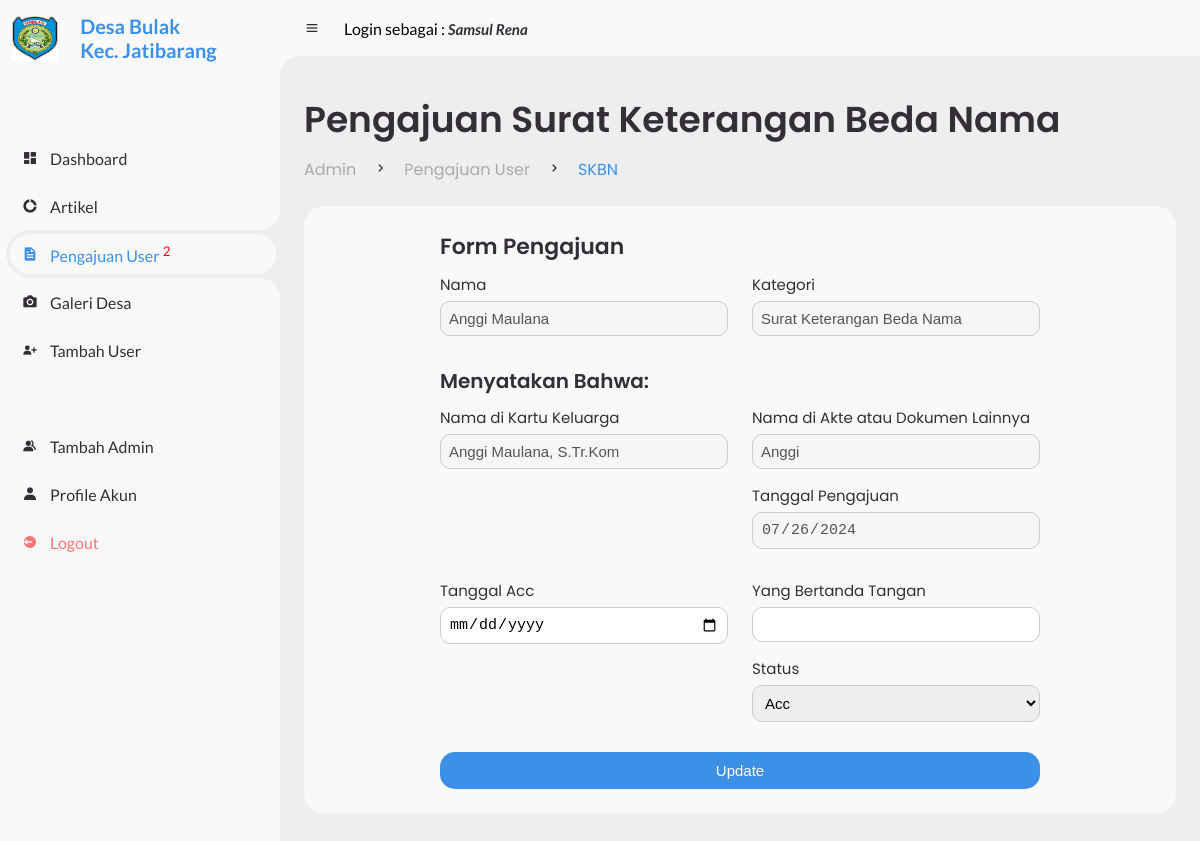
Page /admin/pengajuan/skbn.php?id=49 (signed in) on the committed database.
### tables this page shows
CREATE TABLE `pengajuan` (
  `id_pengajuan` int(11) NOT NULL,
  `nik` varchar(20) NOT NULL,
  `id_kategori` int(20) NOT NULL,
  `nama_usaha` varchar(255) DEFAULT NULL,
  `nama_kk` varchar(255) DEFAULT NULL,
  `nama_akte_dokumen` varchar(255) DEFAULT NULL,
  `keterangan_tidak_mampu` varchar(500) DEFAULT NULL,
  `masa_ktp_sementara` date DEFAULT NULL,
  `keterangan_menikah` varchar(255) DEFAULT NULL,
  `tanggal_pengajuan` date NOT NULL,
  `tanggal_acc` date DEFAULT NULL,
  `status` varchar(20) NOT NULL,
  `nama_kuwu` varchar(255) DEFAULT NULL,
  `id_admin` int(20) DEFAULT NULL
);

CREATE TABLE `user` (
  `user_id` int(11) NOT NULL,
  `nama` varchar(255) NOT NULL,
  `nik` varchar(20) NOT NULL,
  `tempat_lahir` varchar(255) NOT NULL,
  `tanggal_lahir` date NOT NULL,
  `jenis_kelamin` varchar(255) NOT NULL,
  `agama` varchar(255) NOT NULL,
  `alamat` varchar(255) NOT NULL,
  `pekerjaan` varchar(255) NOT NULL,
  `pendidikan` varchar(255) NOT NULL,
  `status_pernikahan` varchar(255) NOT NULL,
  `password` varchar(255) NOT NULL
);

CREATE TABLE `kategori_pengajuan` (
  `id_kategori_pengajuan` int(20) NOT NULL,
  `jenis_pengajuan` varchar(255) NOT NULL
);

### admin/pengajuan/skbn.php (the view, shortened to what this page needs)
<?php
require '../../config/db.php';
$nip = $_SESSION['nip'];
$sql = "SELECT * FROM admin WHERE nip = '$nip'";
$result = mysqli_query($conn, $sql);
$userData = mysqli_fetch_assoc($result);
$displayName = $userData['nama'];
$jumlah_pengajuan_baru = "SELECT COUNT(*) as total_pengajuan FROM pengajuan WHERE status = 'Pending'";
$hasil = mysqli_query($conn, $jumlah_pengajuan_baru);
$total_pengajuan = 0;
if ($hasil && mysqli_num_rows($hasil) > 0) {
    $row = mysqli_fetch_assoc($hasil);
    $total_pengajuan = $row['total_pengajuan'];
}
$row = null;
if (isset($_GET['id'])) {
    $id = $_GET['id'];
    $sql = "SELECT p.id_pengajuan, u.nama AS nama_user, k.jenis_pengajuan AS kategori, p.tanggal_pengajuan, p.nama_kk, p.nama_akte_dokumen, p.status
            FROM pengajuan p
            JOIN user u ON p.nik = u.nik
            JOIN kategori_pengajuan k ON p.id_kategori = k.id_kategori_pengajuan
            WHERE p.id_pengajuan = ?";
    $stmt = $conn->prepare($sql);
    $stmt->bind_param("i", $id);
    $stmt->execute();
    $result = $stmt->get_result();
    if ($result->num_rows > 0) {
        $row = $result->fetch_assoc();
    } else {
        echo "Data tidak tersedia!";
        exit;
    }
}
?>
<!DOCTYPE html>
<html lang="en">
<head>
    <link href='https://unpkg.com/boxicons@2.0.9/css/boxicons.min.css' rel='stylesheet'>
    <link rel="stylesheet" href="../../user/style.css">
    <link rel="stylesheet" href="https://cdn.jsdelivr.net/npm/sweetalert2@11/dist/sweetalert2.min.css">
</head>
<body>
    <section id="sidebar">
        <?php include 'brand.php' ?>
        <ul class="side-menu top">
            <li>
                <a href="../">
                    <i class='bx bxs-dashboard'></i>
                    <span class="text">Dashboard</span>
                </a>
            </li>
            <li>
                <a href="../artikel.php">
                    <i class='bx bxs-doughnut-chart'></i>
                    <span class="text">Artikel</span>
                </a>
            </li>
            <li class="active">
                <a href="../pengajuan_user.php">
                    <i class='bx bxs-file'></i>
                    <span class="text">Pengajuan User
                        <?php if ($total_pengajuan > 0): ?>
                            <sup><?php echo $total_pengajuan; ?></sup>
                        <?php endif; ?>
                    </span>
                </a>
            </li>
            <li>
                <a href="../galeri.php">
                    <i class='bx bxs-camera' ></i>
                    <span class="text">Galeri Desa</span>
                </a>
            </li>
            <li>
                <a href="../tambah_user.php">
                    <i class='bx bxs-user-plus'></i>
                    <span class="text">Tambah User</span>
                </a>
            </li>
        </ul>
        <ul class="side-menu">
            <li>
                <a href="../tambah_admin.php">
                    <i class='bx bxs-group'></i>
                    <span class="text">Tambah Admin</span>
                </a>
            </li>
            <li>
                <a href="../profile_akun.php">
                    <i class='bx bxs-user'></i>
                    <span class="text">Profile Akun</span>
                </a>
            </li>
            <li>
                <a href="../logout.php" class="logout">
                    <i class='bx bxs-log-out-circle'></i>
                    <span class="text">Logout</span>
                </a>
            </li>
        </ul>
    </section>
    <section id="content">
        <?php include '../navbar.php' ?>
        <main>
            <div class="head-title">
                <div class="left">
                    <h1>Pengajuan Surat Keterangan Beda Nama</h1>
                    <ul class="breadcrumb">
                        <li><a href="index.php">Admin</a></li>
                        <li><i class='bx bx-chevron-right'></i></li>
                        <li><a href="index.php">Pengajuan User</a></li>
                        <li><i class='bx bx-chevron-right'></i></li>
                        <li><a class="active" href="pengajuan_user.php">SKBN</a></li>
                    </ul>
                </div>
            </div>
            <div class="table-data">
                <div class="order">
                    <div class="formulir-pengajuan" id="pengajuanForm">
                        <h3 style="margin-bottom:10px; font-size:22px; font-weight: 600;">Form Pengajuan</h3>
                        <form action="skbn.php" method="POST">
                            <div class="form-row">
                                <div class="form-column">
                                    <div class="data-user">
                                        <label for="nama">Nama</label>
                                        <input type="text" id="nama" value="<?php echo htmlspecialchars($row['nama_user'] ?? ''); ?>" disabled>
                                    </div>
                                </div>
                                <div class="form-column">
                                    <div class="data-user">
                                        <label for="jenis_pengajuan">Kategori</label>
                                        <input type="text" id="jenis_pengajuan" value="<?php echo htmlspecialchars($row['kategori'] ?? ''); ?>" disabled>
                                    </div>
                                </div>
                            </div>
                            <h3 style="margin-bottom:10px; font-size:20px; font-weight: 600;">Menyatakan Bahwa: </h3>
                            <div class="form-row">
                                <div class="form-column">
                                    <div class="data-user">
                                        <label for="nama_kk">Nama di Kartu Keluarga</label>
                                        <input type="text" id="nama_kk" value="<?php echo htmlspecialchars($row['nama_kk'] ?? ''); ?>" disabled>
                                    </div>
                                </div>
                                <div class="form-column">
                                    <div class="data-user">
                                        <label for="nama_akte_dokumen">Nama di Akte atau Dokumen Lainnya</label>
                                        <input type="text" id="nama_akte_dokumen" value="<?php echo htmlspecialchars($row['nama_akte_dokumen'] ?? ''); ?>" disabled>
                                    </div>
                                    <div class="data-user">
                                        <label for="tanggal_pengajuan">Tanggal Pengajuan</label>
                                        <input type="date" id="tanggal_pengajuan" value="<?php echo htmlspecialchars($row['tanggal_pengajuan'] ?? ''); ?>" disabled>
                                    </div>
                                </div>
                            </div>
                            <div class="form-row">
                                <div class="form-column">
                                    <div class="data-user">
                                        <label for="tanggal_acc">Tanggal Acc</label>
                                        <input type="date" id="tanggal_acc" name="tanggal_acc" required>
                                    </div>
                                </div>
                                <div class="form-column">
                                    <div class="data-user">
                                        <label for="ttd">Yang Bertanda Tangan</label>
                                        <input type="text" id="ttd" name="ttd" required>
                                    </div>
                                    <div class="data-user">
                                        <label for="status">Status</label>
                                        <select id="status" name="status" required>
                                            <option value="Acc" <?php echo ($row['status'] ?? '') === 'Acc' ? 'selected' : ''; ?>>Acc</option>
                                        </select>
                                    </div>
                                </div>
                            </div>
                            <button type="submit">Update</button>
                        </form>
                    </div>
                </div>
            </div>
        </main>
    </section>
</body>
</html>

### admin/navbar.php (shortened to what this page needs)
<nav>
    <i class='bx bx-menu'></i>
    <p>Login sebagai : <a href="#" class="nav-link"><i><?php echo htmlspecialchars($displayName, ENT_QUOTES, 'UTF-8'); ?></i></a></p>
</nav>

### rows in the picture
pengajuan: nama "Anggi Maulana", id_kategori.jenis_pengajuan "Surat Keterangan Beda Nama", nama_kk "Anggi Maulana, S.Tr.Kom", nama_akte_dokumen "Anggi", tanggal_pengajuan "07/26/2024", status "Acc"

### other values in the picture
$total_pengajuan "2"
$displayName "Samsul Rena"
